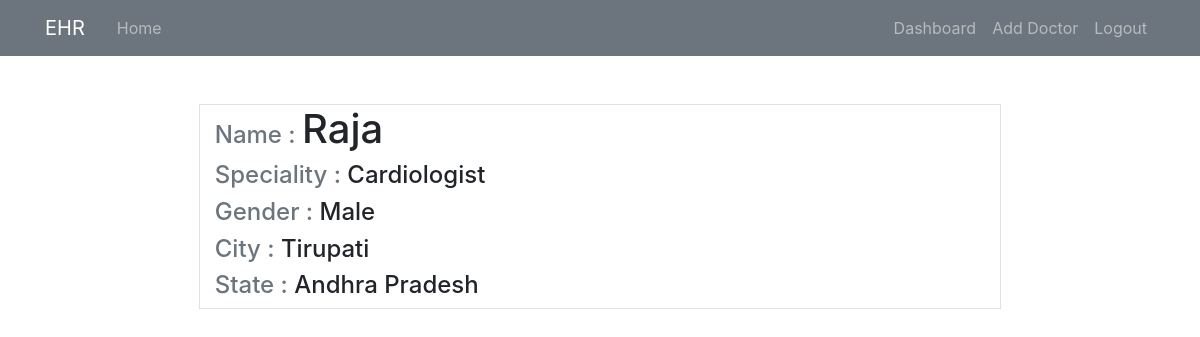
The page /doctor/Raja (signed in) on the database as committed earlier.
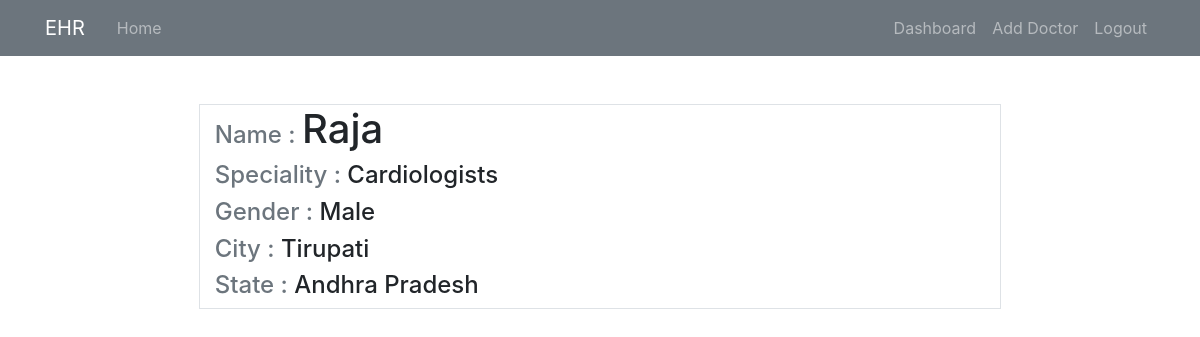
The same page on the database as committed later.
### User/models.py (models this page shows, shortened)
class Doctor(models.Model):
    doctor_name = models.CharField(max_length=20, primary_key=True)
    speciality = models.CharField(max_length=20)
    city = models.CharField(max_length=20)
    State = models.CharField(max_length=20)
    date_of_joining = models.DateField()
    email = models.EmailField()
    GENDER_CHOICES = (
        ('M', 'Male'),
        ('F', 'Female'),
    )
    gender = models.CharField(max_length=1, choices=GENDER_CHOICES)

### User/views.py (the view)
# urls.py: path('doctor/<str:pk>', user_views.DoctorDetailView.as_view(), name="doctor-detail"),
class DoctorDetailView(LoginRequiredMixin, DetailView):
    model = Doctor

### User/templates/User/doctor_detail.html
{% extends 'User/home.html'%}
{% block contents%}
<div class="container w-75 my-2  ">
    <div class="container border my-3">
        <div class="row" >
            <div class="col-md">
                <div class="h4"> <span class="text-muted"> Name :</span> <span class="h1"> {{ object.doctor_name}} </span>   </div>
                <div class="h4"> <span class="text-muted"> Speciality :</span> {{ object.speciality }}  </div>
                <div class="h4"> <span class="text-muted"> Gender :</span>
                    {% if  object.gender  == "M" %}
                        Male
                    {% else %}
                        Female
                    {% endif %}
                </div>
                <div class="h4"> <span class="text-muted"> City :</span> {{ object.city }}  </div>
                <div class="h4"> <span class="text-muted"> State :</span> {{ object.State }}  </div>
            </div>
        </div>
    </div>
</div>
{% endblock contents%}

Rows that differ between the two databases and show on the page:
changed Doctor "Raja": speciality "Cardiologist" → "Cardiologists"
